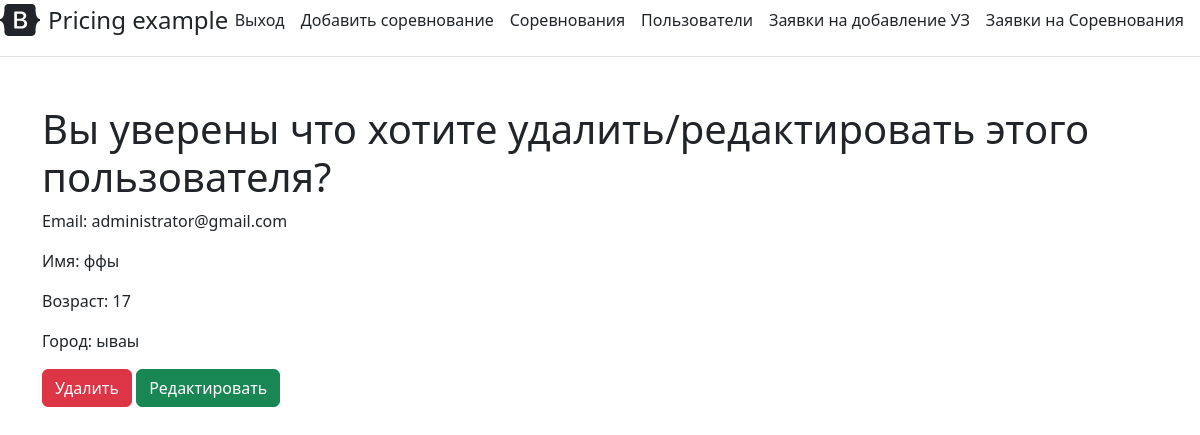
Screenshot of /admin/list_of_users/2 (signed in) with the database file from the repository.
### user_data.py (models this page shows, shortened)
class Users(db.Model, UserMixin):
    id = db.Column(db.Integer, primary_key=True)
    email = db.Column(db.String(50), unique=True)
    psw = db.Column(db.String(500), nullable=True)
    access_level = db.Column(db.Integer, default=1)
    date = db.Column(db.DateTime, default=datetime.utcnow)
    is_active = db.Column(db.Boolean, default=True)
    pr = db.relationship('Profiles', backref='users', uselist=False)

class Profiles(db.Model):
    id = db.Column(db.Integer, primary_key=True)
    name = db.Column(db.String(50), nullable=True)
    surname = db.Column(db.String(50), nullable=True)
    patronymic = db.Column(db.String(50), nullable=True)
    old = db.Column(db.Integer)
    city = db.Column(db.String(100))
    educational_institution = db.Column(db.String(100))
    phone_number = db.Column(db.String(100))
    user_id = db.Column(db.Integer, db.ForeignKey('users.id'))
    user = db.relationship('Users', backref=db.backref('profile', uselist=False))

### admin/admin.py (the view)
@admin.route('/list_of_users/<int:id>')
@login_required
def list_of_users_detail(id):
    if current_user.access_level != 2:
        return redirect(url_for('main_page'))
    user = Users.query.get_or_404(id)
    profile = Profiles.query.get_or_404(id)
    return render_template('admin/list_of_user_detail.html', user=user, profile=profile)

### app.py (called while the page is built)
@login_manager.user_loader
def load_user(user_id):
    return Users.query.get(int(user_id))

### admin/templates/admin/list_of_user_detail.html (shortened to what this page needs)
{% extends 'admin/main_admin.html' %}
{% block body %}
<div class="container mt-5">
    <h1>Вы уверены что хотите удалить/редактировать этого пользователя?</h1>
    <p>Email: {{ user.email }}</p>
    <p>Имя: {{ profile.name }}</p>
    <p>Возраст: {{ profile.old }}</p>
    <p>Город: {{ profile.city }}</p>
    <a href="/admin/list_of_users/{{ user.id }}/delete" class='btn btn-danger'>Удалить</a>
  <a href="/admin/list_of_users/{{ user.id }}/update" class='btn btn-success'>Редактировать</a>
</div>
{% endblock %}

### rows the page displays
Users: email "administrator@gmail.com"
Profiles: name "ффы", old "17", city "ываы"
